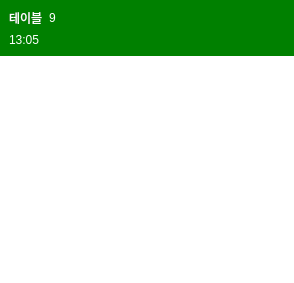
<?xml version="1.0" encoding="UTF-8"?>
<ui version="4.0">
 <class>Form</class>
 <widget class="QWidget" name="Form">
  <property name="geometry">
   <rect>
    <x>0</x>
    <y>0</y>
    <width>294</width>
    <height>283</height>
   </rect>
  </property>
  <property name="minimumSize">
   <size>
    <width>230</width>
    <height>0</height>
   </size>
  </property>
  <property name="windowTitle">
   <string>Form</string>
  </property>
  <property name="styleSheet">
   <string notr="true">background-color: white;</string>
  </property>
  <layout class="QVBoxLayout" name="verticalLayout_3">
   <property name="leftMargin">
    <number>0</number>
   </property>
   <property name="topMargin">
    <number>0</number>
   </property>
   <property name="rightMargin">
    <number>0</number>
   </property>
   <property name="bottomMargin">
    <number>0</number>
   </property>
   <item>
    <widget class="QWidget" name="widget" native="true">
     <property name="styleSheet">
      <string notr="true">background-color: green;
color: white;</string>
     </property>
     <layout class="QVBoxLayout" name="verticalLayout_2">
      <item>
       <layout class="QHBoxLayout" name="table_num_container">
        <item>
         <widget class="QLabel" name="label">
          <property name="text">
           <string>테이블</string>
          </property>
         </widget>
        </item>
        <item>
         <widget class="QLabel" name="table_num">
          <property name="sizePolicy">
           <sizepolicy hsizetype="Preferred" vsizetype="Preferred">
            <horstretch>1</horstretch>
            <verstretch>0</verstretch>
           </sizepolicy>
          </property>
          <property name="text">
           <string>9</string>
          </property>
         </widget>
        </item>
       </layout>
      </item>
      <item>
       <widget class="QLabel" name="time_since_order">
        <property name="font">
         <font>
          <pointsize>9</pointsize>
         </font>
        </property>
        <property name="text">
         <string>13:05</string>
        </property>
       </widget>
      </item>
     </layout>
    </widget>
   </item>
   <item>
    <layout class="QHBoxLayout" name="orders_layout">
     <item>
      <layout class="QVBoxLayout" name="orders"/>
     </item>
     <item>
      <spacer name="horizontalSpacer">
       <property name="orientation">
        <enum>Qt::Horizontal</enum>
       </property>
       <property name="sizeHint" stdset="0">
        <size>
         <width>40</width>
         <height>20</height>
        </size>
       </property>
      </spacer>
     </item>
    </layout>
   </item>
   <item>
    <spacer name="verticalSpacer_2">
     <property name="orientation">
      <enum>Qt::Vertical</enum>
     </property>
     <property name="sizeHint" stdset="0">
      <size>
       <width>18</width>
       <height>139</height>
      </size>
     </property>
    </spacer>
   </item>
  </layout>
 </widget>
 <resources/>
 <connections/>
</ui>
